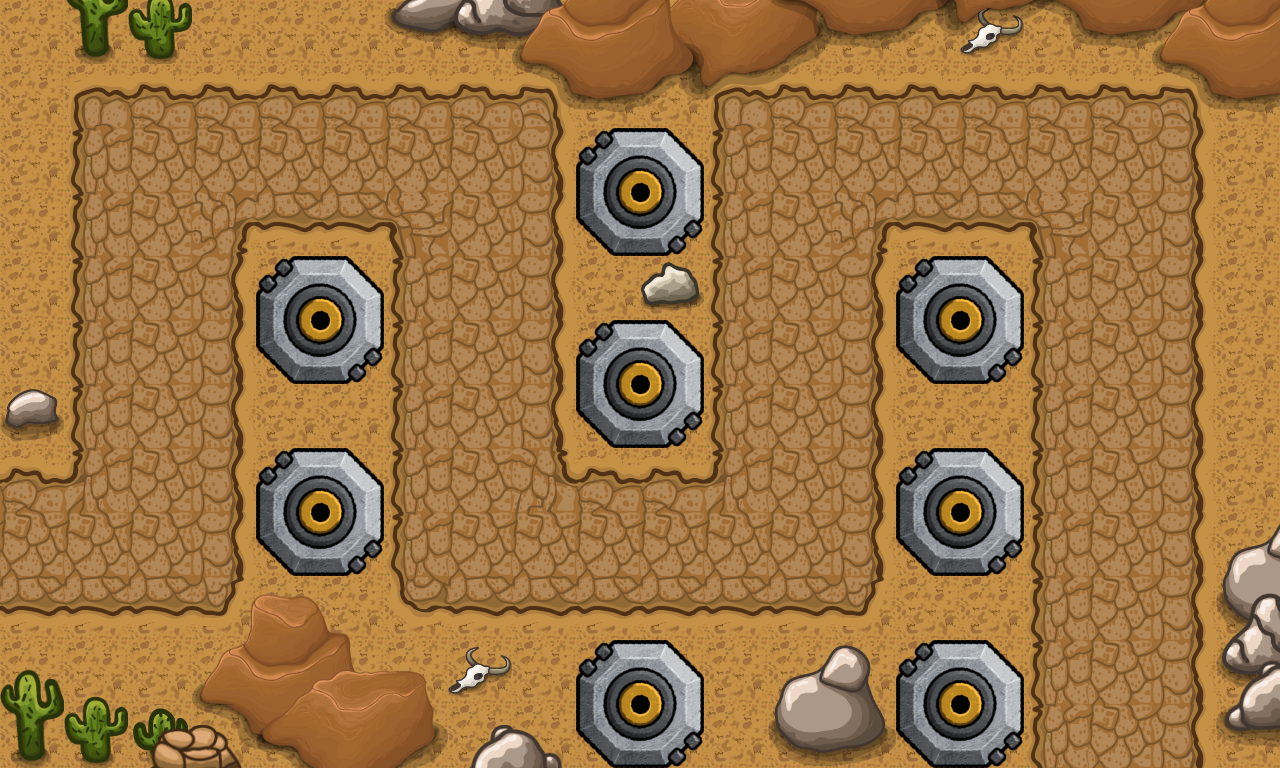

Below is a game level as drawn by its tile map, then a one-line description and the .tmx file that defines it, in full:
An orthogonal 20x12 tile map with 64x64 px tiles, 6 tile layers (Background, Path, Substructure, Details 1, ...), 1 hidden layer not drawn, 2 tilesets and 1 object.

<map version="1.10" tiledversion="1.10.0" orientation="orthogonal" renderorder="right-down" width="20" height="12" tilewidth="64" tileheight="64" infinite="0" nextlayerid="9" nextobjectid="2">
 <editorsettings>
  <export target="DesertLevel2.js" format="js" />
 </editorsettings>
 <tileset firstgid="1" source="../tsx/tileset.tsx" />
 <tileset firstgid="197" source="../../towers/tiled/Substructure.tsx" />
 <layer id="1" name="Background" width="20" height="12">
  <data encoding="csv">
16,16,16,16,16,16,16,16,16,16,16,16,16,16,16,16,16,16,16,16,
16,16,16,16,16,16,16,16,16,16,16,16,16,16,16,16,16,16,16,16,
16,16,16,16,16,16,16,16,16,16,16,16,16,16,16,16,16,16,16,16,
16,16,16,16,16,16,16,16,16,16,16,16,16,16,16,16,16,16,16,16,
16,16,16,16,16,16,16,16,16,16,16,16,16,16,16,16,16,16,16,16,
16,16,16,16,16,16,16,16,16,16,16,16,16,16,16,16,16,16,16,16,
16,16,16,16,16,16,16,16,16,16,16,16,16,16,16,16,16,16,16,16,
16,16,16,16,16,16,16,16,16,16,16,16,16,16,16,16,16,16,16,16,
16,16,16,16,16,16,16,16,16,16,16,16,16,16,16,16,16,16,16,16,
16,16,16,16,16,16,16,16,16,16,16,16,16,16,16,16,16,16,16,16,
16,16,16,16,16,16,16,16,16,16,16,16,16,16,16,16,16,16,16,16,
16,16,16,16,16,16,16,16,16,16,16,16,16,16,16,16,16,16,16,16
</data>
 </layer>
 <layer id="2" name="Path" width="20" height="12">
  <data encoding="csv">
0,0,0,0,0,0,0,0,0,0,0,0,0,0,0,0,0,0,0,0,
0,4,5,5,5,5,5,5,6,0,0,4,5,5,5,5,5,5,6,0,
0,18,19,19,19,19,19,19,20,0,0,18,19,19,19,19,19,19,20,0,
0,18,19,22,33,33,21,19,20,0,0,18,19,22,33,33,21,19,20,0,
0,18,19,20,0,0,18,19,20,0,0,18,19,20,0,0,18,19,20,0,
0,18,19,20,0,0,18,19,20,0,0,18,19,20,0,0,18,19,20,0,
0,18,19,20,0,0,18,19,20,0,0,18,19,20,0,0,18,19,20,0,
5,7,19,20,0,0,18,19,8,5,5,7,19,20,0,0,18,19,20,0,
19,19,19,20,0,0,18,19,19,19,19,19,19,20,0,0,18,19,20,0,
33,33,33,34,0,0,32,33,33,33,33,33,33,34,0,0,18,19,20,0,
0,0,0,0,0,0,0,0,0,0,0,0,0,0,0,0,18,19,20,0,
0,0,0,0,0,0,0,0,0,0,0,0,0,0,0,0,18,19,20,0
</data>
 </layer>
 <layer id="3" name="Placement" width="20" height="12" visible="0">
  <data encoding="csv">
0,0,0,0,0,0,0,0,0,0,0,0,0,0,0,0,0,0,0,0,
0,0,0,0,0,0,0,0,0,0,0,0,0,0,0,0,0,0,0,0,
0,0,0,0,0,0,0,0,0,14,0,0,0,0,0,0,0,0,0,0,
0,0,0,0,0,0,0,0,0,0,0,0,0,0,0,0,0,0,0,0,
0,0,0,0,14,0,0,0,0,0,0,0,0,0,14,0,0,0,0,0,
0,0,0,0,0,0,0,0,0,14,0,0,0,0,0,0,0,0,0,0,
0,0,0,0,0,0,0,0,0,0,0,0,0,0,0,0,0,0,0,0,
0,0,0,0,14,0,0,0,0,0,0,0,0,0,14,0,0,0,0,0,
0,0,0,0,0,0,0,0,0,0,0,0,0,0,0,0,0,0,0,0,
0,0,0,0,0,0,0,0,0,0,0,0,0,0,0,0,0,0,0,0,
0,0,0,0,0,0,0,0,0,14,0,0,0,0,14,0,0,0,0,0,
0,0,0,0,0,0,0,0,0,0,0,0,0,0,0,0,0,0,0,0
</data>
 </layer>
 <layer id="4" name="Substructure" width="20" height="12">
  <data encoding="csv">
0,0,0,0,0,0,0,0,0,0,0,0,0,0,0,0,0,0,0,0,
0,0,0,0,0,0,0,0,0,0,0,0,0,0,0,0,0,0,0,0,
0,0,0,0,0,0,0,0,0,197,198,0,0,0,0,0,0,0,0,0,
0,0,0,0,0,0,0,0,0,199,200,0,0,0,0,0,0,0,0,0,
0,0,0,0,197,198,0,0,0,0,0,0,0,0,197,198,0,0,0,0,
0,0,0,0,199,200,0,0,0,197,198,0,0,0,199,200,0,0,0,0,
0,0,0,0,0,0,0,0,0,199,200,0,0,0,0,0,0,0,0,0,
0,0,0,0,197,198,0,0,0,0,0,0,0,0,197,198,0,0,0,0,
0,0,0,0,199,200,0,0,0,0,0,0,0,0,199,200,0,0,0,0,
0,0,0,0,0,0,0,0,0,0,0,0,0,0,0,0,0,0,0,0,
0,0,0,0,0,0,0,0,0,197,198,0,0,0,197,198,0,0,0,0,
0,0,0,0,0,0,0,0,0,199,200,0,0,0,199,200,0,0,0,0
</data>
 </layer>
 <layer id="5" name="Details 1" width="20" height="12">
  <data encoding="csv">
0,71,72,0,0,0,105,106,0,0,130,131,132,0,0,48,141,142,143,0,
0,0,0,0,0,0,0,0,0,0,144,145,146,0,0,0,0,0,0,0,
0,0,0,0,0,0,0,0,0,0,0,0,0,0,0,0,0,0,0,0,
0,0,0,0,0,0,0,0,0,0,0,0,0,0,0,0,0,0,0,0,
0,0,0,0,0,0,0,0,0,0,0,0,0,0,0,0,0,0,0,0,
0,0,0,0,0,0,0,0,0,0,0,0,0,0,0,0,0,0,0,0,
0,0,0,0,0,0,0,0,0,0,0,0,0,0,0,0,0,0,0,0,
0,0,0,0,0,0,0,0,0,0,0,0,0,0,0,0,0,0,0,0,
0,0,0,0,0,0,0,0,0,0,0,0,0,0,0,0,0,0,0,89,
0,0,0,113,114,115,0,0,0,0,0,0,0,0,0,0,0,0,0,103,
57,58,0,127,128,129,0,0,0,0,0,0,0,0,0,0,0,0,0,0,
71,72,49,141,142,143,0,0,0,0,0,0,0,0,0,0,0,0,0,0
</data>
 </layer>
 <layer id="6" name="Details 2" width="20" height="12">
  <data encoding="csv">
0,0,0,0,0,0,0,101,102,0,0,0,141,142,143,0,0,0,0,0,
0,0,0,0,0,0,0,0,0,0,0,0,0,0,0,0,0,0,0,0,
0,0,0,0,0,0,0,0,0,0,0,0,0,0,0,0,0,0,0,0,
0,0,0,0,0,0,0,0,0,0,0,0,0,0,0,0,0,0,0,0,
0,0,0,0,0,0,0,0,0,0,0,0,0,0,0,0,0,0,0,0,
0,0,0,0,0,0,0,0,0,0,0,0,0,0,0,0,0,0,0,0,
0,0,0,0,0,0,0,0,0,0,0,0,0,0,0,0,0,0,0,0,
0,0,0,0,0,0,0,0,0,0,0,0,0,0,0,0,0,0,0,0,
0,0,0,0,0,0,0,0,0,0,0,0,0,0,0,0,0,0,0,0,
0,0,0,0,0,0,0,0,0,0,0,0,0,0,0,0,0,0,0,87,
0,0,0,0,116,117,118,48,0,0,0,0,89,90,0,0,0,0,0,101,
0,0,85,86,130,131,132,93,94,0,0,0,103,104,0,0,0,0,0,0
</data>
 </layer>
 <layer id="7" name="Details 3" width="20" height="12">
  <data encoding="csv">
0,0,0,0,0,0,0,0,127,128,129,0,0,0,144,145,146,0,127,128,
0,0,0,0,0,0,0,0,141,142,143,0,0,0,0,0,0,0,141,142,
0,0,0,0,0,0,0,0,0,0,0,0,0,0,0,0,0,0,0,0,
0,0,0,0,0,0,0,0,0,0,0,0,0,0,0,0,0,0,0,0,
0,0,0,0,0,0,0,0,0,0,43,0,0,0,0,0,0,0,0,0,
0,0,0,0,0,0,0,0,0,0,0,0,0,0,0,0,0,0,0,0,
46,0,0,0,0,0,0,0,0,0,0,0,0,0,0,0,0,0,0,0,
0,0,0,0,0,0,0,0,0,0,0,0,0,0,0,0,0,0,0,0,
0,0,0,0,0,0,0,0,0,0,0,0,0,0,0,0,0,0,0,0,
0,0,0,0,0,0,0,0,0,0,0,0,0,0,0,0,0,0,0,0,
0,0,0,0,0,0,0,0,0,0,0,0,0,0,0,0,0,0,0,93,
0,0,0,0,0,0,0,0,0,0,0,0,0,0,0,0,0,0,0,107
</data>
 </layer>
 <objectgroup id="8" name="Way" visible="0">
  <object id="1" x="0" y="0">
   <polyline points="0,0 -128,0 -124,544 160,542.667 154.667,154.667 481.333,157.333 480,541.333 802.667,540 798.667,158.667 1121.33,157.333 1124,868" />
  </object>
 </objectgroup>
</map>
